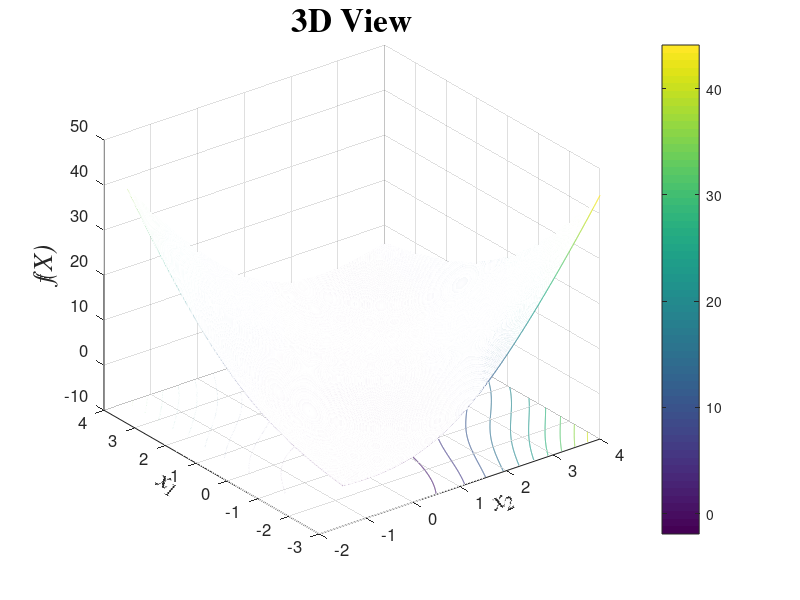
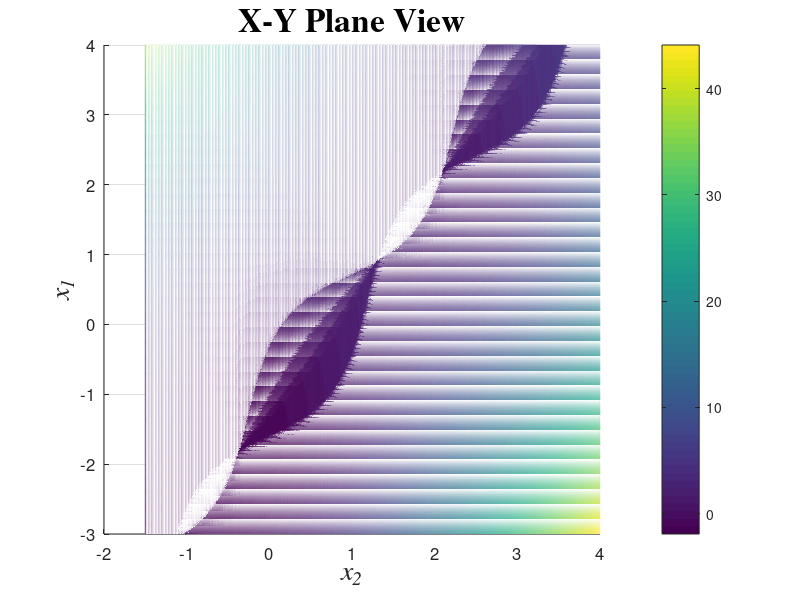
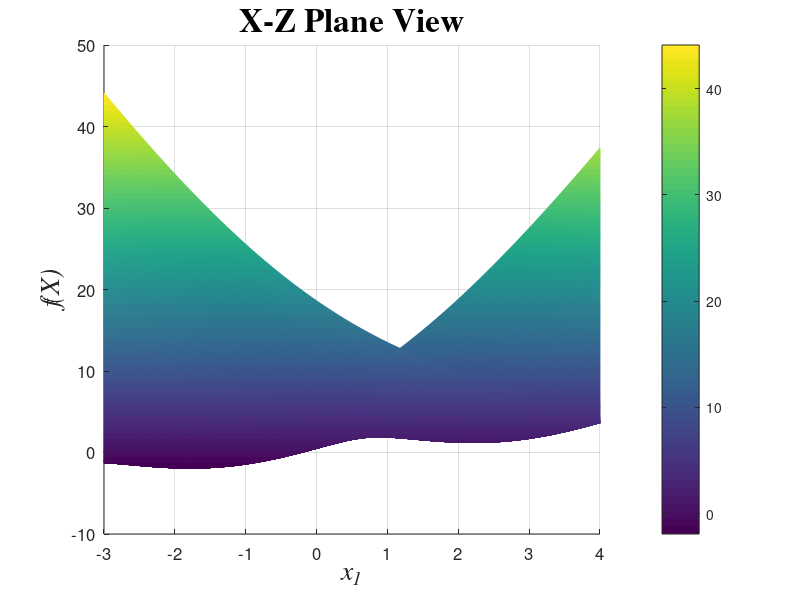
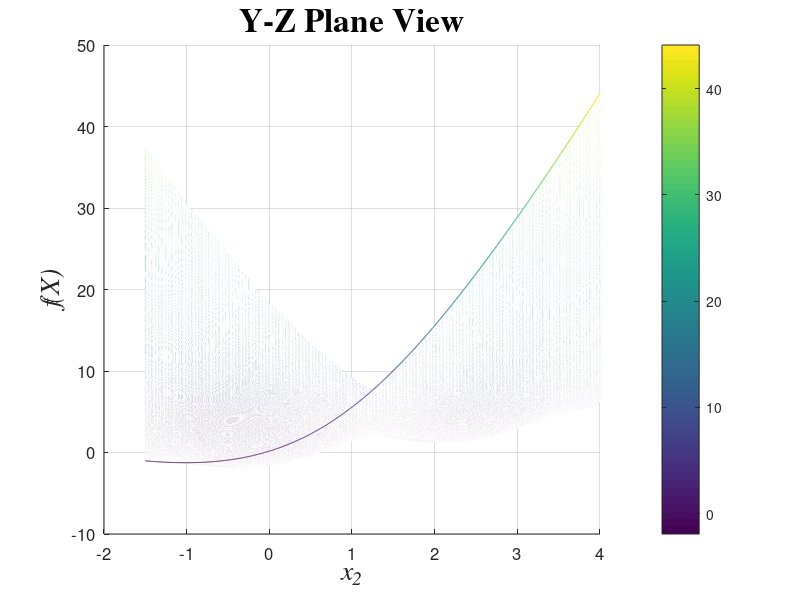

These figures' MATLAB source, in order:

clear
clc
warning off

x1min=-1.5;
x1max=4;
x2min=-3;
x2max=4;
R=1500; % steps resolution
x1=x1min:(x1max-x1min)/R:x1max;
x2=x2min:(x2max-x2min)/R:x2max;

for j=1:length(x1)
    
    for i=1:length(x2)
        f(i)=-1.5*x1(j)+2.5*x2(i)+(x1(j)-x2(i)).^2+sin(x1(j)+x2(i))+1;
    end
    
    f_tot(j,:)=f;

end

figure(1)
meshc(x1,x2,f_tot);colorbar;set(gca,'FontSize',12);
xlabel('x_2','FontName','Times','FontSize',20,'FontAngle','italic');
set(get(gca,'xlabel'),'rotation',25,'VerticalAlignment','bottom');
ylabel('x_1','FontName','Times','FontSize',20,'FontAngle','italic');
set(get(gca,'ylabel'),'rotation',-25,'VerticalAlignment','bottom');
zlabel('f(X)','FontName','Times','FontSize',20,'FontAngle','italic');
title('3D View','FontName','Times','FontSize',24,'FontWeight','bold');

figure(2)
meshc(x1,x2,f_tot);view(0,90);colorbar;set(gca,'FontSize',12);
xlabel('x_2','FontName','Times','FontSize',20,'FontAngle','italic');
ylabel('x_1','FontName','Times','FontSize',20,'FontAngle','italic');
zlabel('f(X)','FontName','Times','FontSize',20,'FontAngle','italic');
title('X-Y Plane View','FontName','Times','FontSize',24,'FontWeight','bold');

figure(3)
meshc(x1,x2,f_tot);view(90,0);colorbar;set(gca,'FontSize',12);
xlabel('x_2','FontName','Times','FontSize',20,'FontAngle','italic');
ylabel('x_1','FontName','Times','FontSize',20,'FontAngle','italic');
zlabel('f(X)','FontName','Times','FontSize',20,'FontAngle','italic');
title('X-Z Plane View','FontName','Times','FontSize',24,'FontWeight','bold');

figure(4)
meshc(x1,x2,f_tot);view(0,0);colorbar;set(gca,'FontSize',12);
xlabel('x_2','FontName','Times','FontSize',20,'FontAngle','italic');
ylabel('x_1','FontName','Times','FontSize',20,'FontAngle','italic');
zlabel('f(X)','FontName','Times','FontSize',20,'FontAngle','italic');
title('Y-Z Plane View','FontName','Times','FontSize',24,'FontWeight','bold');